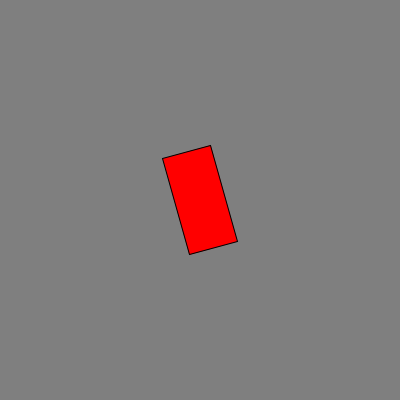
Frame 1 (no input)
Frame 60 (the mouse pressed at the canvas centre just before this capture): identical to frame 1, image omitted
Frame 120 (the mouse held since frame 60 and released just before this capture): identical to frame 1, image omitted

The Processing sketch that drew this single still picture (run headless with seeded random() and noise(); from frame 60 on, the mouse is pressed at the canvas centre):

// Processing sketch: processing_50250
// ── processing_50250.pde

float x = 200;
float y = 200;
float largeur = 100;
float hauteur = 50;
float radians = 1.3;

// Fonction qui n'est appelee qu'au demarrage.
void setup() {
        size(400,400); // La taille de la fenetre.
        frameRate(30); // Le nombre d'images par seconde.
        smooth(); // Lisser les formes dessinees.
}


// Fonction qui est appelee a chaque nouvelle image.
void draw() {
        background(127); // Remplir l'arriere-plan d'une teinte de gris.


  // Carré rouge
fill(255,0,0);
pushMatrix(); // sauvegarder la matrice de transformation
translate(x,y); // deplacer la forme a dessiner
rotate(radians); // effectuer la rotation
translate(0,0); // deplacer l'axe de rotation
rectMode(CENTER);
rect(0,0,largeur,hauteur); // dessiner la forme
popMatrix(); // restaurer la matrice de transformation

}
